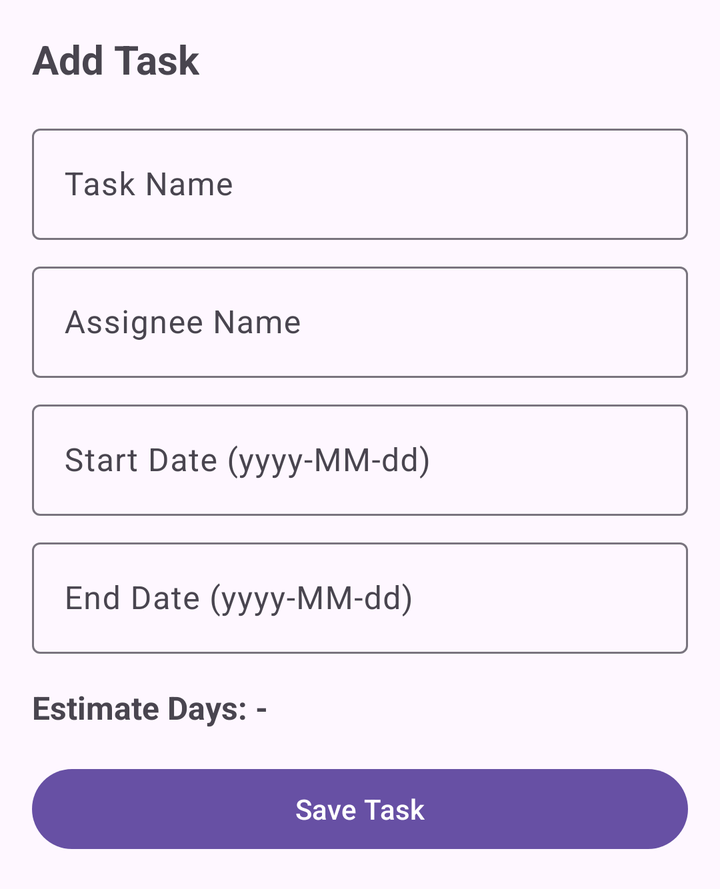
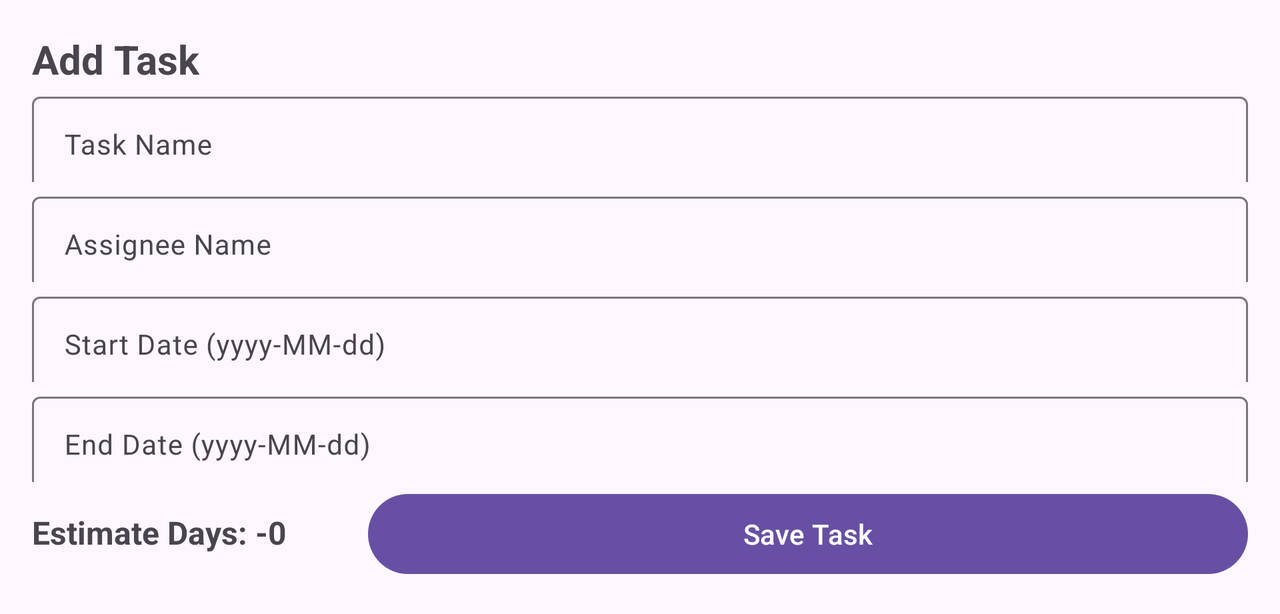

Two renders of one Android screen. The first uses the default layout on a phone; the second uses the alternative layout the repository ships for a different screen configuration, on a matching device. The two XML files are below.
<!-- AndroidManifest.xml: application theme Theme.ProjectMan -->
<!-- res/layout/dialog_add_task.xml -->
<?xml version="1.0" encoding="utf-8"?>
<LinearLayout xmlns:android="http://schemas.android.com/apk/res/android"
    android:layout_width="match_parent"
    android:layout_height="wrap_content"
    android:orientation="vertical"
    android:padding="16dp">

    <TextView
        android:layout_width="wrap_content"
        android:layout_height="wrap_content"
        android:text="Add Task"
        android:textSize="20sp"
        android:textStyle="bold"
        android:layout_marginBottom="16dp" />

    <com.google.android.material.textfield.TextInputLayout
        android:layout_width="match_parent"
        android:layout_height="wrap_content"
        android:layout_marginBottom="8dp">

        <com.google.android.material.textfield.TextInputEditText
            android:id="@+id/taskNameInput"
            android:layout_width="match_parent"
            android:layout_height="wrap_content"
            android:hint="Task Name"
            android:inputType="text" />
    </com.google.android.material.textfield.TextInputLayout>

    <com.google.android.material.textfield.TextInputLayout
        android:layout_width="match_parent"
        android:layout_height="wrap_content"
        android:layout_marginBottom="8dp">

        <com.google.android.material.textfield.TextInputEditText
            android:id="@+id/assigneeInput"
            android:layout_width="match_parent"
            android:layout_height="wrap_content"
            android:hint="Assignee Name"
            android:inputType="text" />
    </com.google.android.material.textfield.TextInputLayout>

    <com.google.android.material.textfield.TextInputLayout
        android:layout_width="match_parent"
        android:layout_height="wrap_content"
        android:layout_marginBottom="8dp">

        <com.google.android.material.textfield.TextInputEditText
            android:id="@+id/startDateInput"
            android:layout_width="match_parent"
            android:layout_height="wrap_content"
            android:hint="Start Date (yyyy-MM-dd)"
            android:inputType="date" />
    </com.google.android.material.textfield.TextInputLayout>

    <com.google.android.material.textfield.TextInputLayout
        android:layout_width="match_parent"
        android:layout_height="wrap_content"
        android:layout_marginBottom="16dp">

        <com.google.android.material.textfield.TextInputEditText
            android:id="@+id/endDateInput"
            android:layout_width="match_parent"
            android:layout_height="wrap_content"
            android:hint="End Date (yyyy-MM-dd)"
            android:inputType="date" />
    </com.google.android.material.textfield.TextInputLayout>

    <TextView
        android:id="@+id/estimateDayDisplay"
        android:layout_width="match_parent"
        android:layout_height="wrap_content"
        android:text="Estimate Days: -"
        android:textSize="16sp"
        android:textStyle="bold"
        android:layout_marginBottom="16dp" />

    <com.google.android.material.button.MaterialButton
        android:id="@+id/btnSaveTask"
        android:layout_width="match_parent"
        android:layout_height="wrap_content"
        android:text="Save Task"
        android:textAllCaps="false" />

</LinearLayout>
<!-- resources referenced by this layout -->
<resources>
  <style name="Theme.ProjectMan" parent="Base.Theme.ProjectMan" />
  <style name="Base.Theme.ProjectMan" parent="Theme.Material3.DayNight.NoActionBar">
          
          
      </style>
</resources>
<!-- res/layout-land/dialog_add_task.xml (the repository's variant of the layout above) -->
<!-- drawn on the phone turned sideways -->
<?xml version="1.0" encoding="utf-8"?>
<LinearLayout xmlns:android="http://schemas.android.com/apk/res/android"
    android:layout_width="match_parent"
    android:layout_height="wrap_content"
    android:orientation="vertical"
    android:padding="16dp">

    <TextView
        android:layout_width="wrap_content"
        android:layout_height="wrap_content"
        android:text="Add Task"
        android:textSize="20sp"
        android:textStyle="bold" />

    <com.google.android.material.textfield.TextInputLayout
        android:layout_width="match_parent"
        android:layout_height="48dp"
        android:layout_marginBottom="2dp">

        <com.google.android.material.textfield.TextInputEditText
            android:id="@+id/taskNameInput"
            android:layout_width="match_parent"
            android:layout_height="48dp"
            android:hint="Task Name"
            android:textSize="14sp"
            android:inputType="text" />
    </com.google.android.material.textfield.TextInputLayout>

    <com.google.android.material.textfield.TextInputLayout
        android:layout_width="match_parent"
        android:layout_height="48dp"
        android:layout_marginBottom="2dp">

        <com.google.android.material.textfield.TextInputEditText
            android:id="@+id/assigneeInput"
            android:layout_width="match_parent"
            android:layout_height="48dp"
            android:hint="Assignee Name"
            android:textSize="14sp"
            android:inputType="text" />
    </com.google.android.material.textfield.TextInputLayout>

    <com.google.android.material.textfield.TextInputLayout
        android:layout_width="match_parent"
        android:layout_height="48dp"
        android:layout_marginBottom="2dp">

        <com.google.android.material.textfield.TextInputEditText
            android:id="@+id/startDateInput"
            android:layout_width="match_parent"
            android:layout_height="48dp"
            android:hint="Start Date (yyyy-MM-dd)"
            android:textSize="14sp"
            android:inputType="date" />
    </com.google.android.material.textfield.TextInputLayout>

    <com.google.android.material.textfield.TextInputLayout
        android:layout_width="match_parent"
        android:layout_height="48dp"
        android:layout_marginBottom="2dp">

        <com.google.android.material.textfield.TextInputEditText
            android:id="@+id/endDateInput"
            android:layout_width="match_parent"
            android:layout_height="48dp"
            android:hint="End Date (yyyy-MM-dd)"
            android:textSize="14sp"
            android:inputType="date" />
    </com.google.android.material.textfield.TextInputLayout>

    <LinearLayout
        android:layout_width="match_parent"
        android:layout_height="48dp"
        android:orientation="horizontal">

        <TextView
            android:id="@+id/textView6"
            android:layout_width="wrap_content"
            android:layout_height="35dp"
            android:layout_marginBottom="16dp"
            android:text="Estimate Days: -"
            android:textSize="16sp"
            android:textStyle="bold" />

        <TextView
            android:id="@+id/estimateDayDisplay"
            android:layout_width="50dp"
            android:layout_height="29dp"
            android:textSize="16sp"
            android:textStyle="bold"
            android:text="0" />
        <com.google.android.material.button.MaterialButton
            android:id="@+id/btnSaveTask"
            android:layout_width="match_parent"
            android:layout_height="wrap_content"
            android:text="Save Task"
            android:textAllCaps="false" />
    </LinearLayout>

</LinearLayout>
